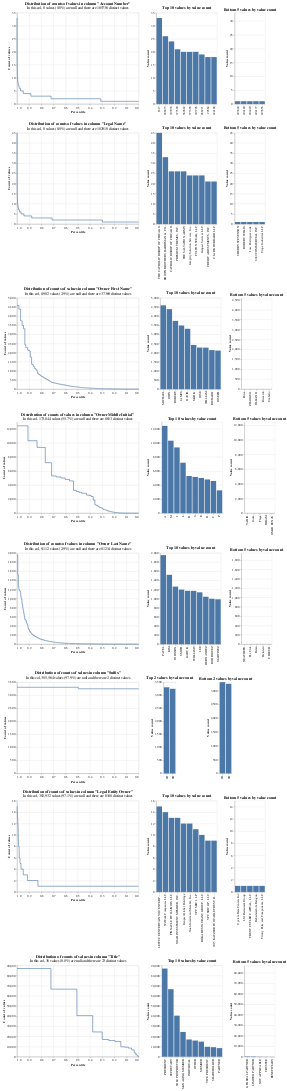

Notebook code for this chart:
### Code cell
from splink.exploratory import profile_columns
profile_columns(owners, db_api=DuckDBAPI(), top_n=10, bottom_n=5)
